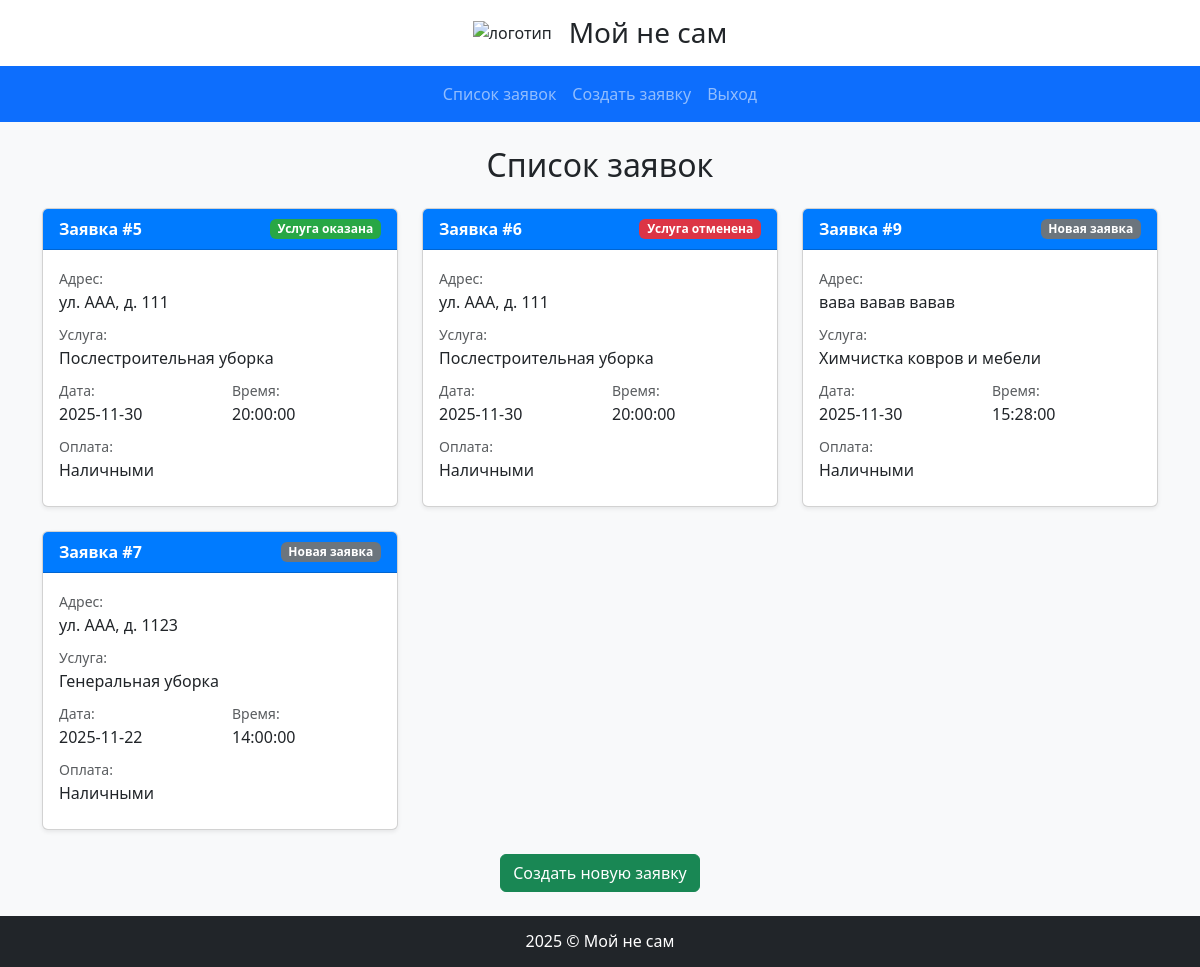
The app's page /Moy_Ne_Sam/zayavka.php (signed in) with its own data.
### tables this page shows
CREATE TABLE `service` (
  `id_service` int(1) NOT NULL,
  `address` text NOT NULL,
  `user_id` int(1) NOT NULL,
  `service_type_id` int(1) NOT NULL,
  `data` date NOT NULL,
  `time` time NOT NULL,
  `pay_type_id` int(1) NOT NULL,
  `status_id` int(1) NOT NULL,
  `reason_cancel` text DEFAULT NULL
);

CREATE TABLE `status` (
  `id_status` int(1) NOT NULL,
  `name_status` varchar(15) NOT NULL
);

CREATE TABLE `service_type` (
  `id_service_type` int(1) NOT NULL,
  `name_service` varchar(25) NOT NULL
);

CREATE TABLE `pay_type` (
  `id_pay_type` int(1) NOT NULL,
  `name_pay` varchar(16) NOT NULL
);

### Moy_Ne_Sam/zayavka.php (the view, shortened to what this page needs)
<?php
$pageTitle = 'Список заявок';
require_once "db/db.php";
$user_id = $_SESSION['user']['id_user'];
$query = "
    SELECT s.id_service, s.address, s.data, s.time, st.name_service, pt.name_pay, stat.name_status, stat.id_status
    FROM service s
    JOIN service_type st ON s.service_type_id = st.id_service_type
    JOIN pay_type pt ON s.pay_type_id = pt.id_pay_type
    JOIN status stat ON s.status_id = stat.id_status
    WHERE s.user_id = ?
    ORDER BY s.data DESC, s.time DESC
";
$stmt = mysqli_prepare($db, $query);
mysqli_stmt_bind_param($stmt, 'i', $user_id);
mysqli_stmt_execute($stmt);
$result = mysqli_stmt_get_result($stmt);
$zayavki = mysqli_fetch_all($result, MYSQLI_ASSOC);
?>
<?php if (empty($zayavki)): ?>
    <div class="alert alert-info">
        <p class="mb-3">У вас пока нет заявок.</p>
        <a href="create_zayavka.php" class="btn btn-primary">Создать первую заявку</a>
    </div>
<?php else: ?>
    <div class="row row-cols-1 row-cols-md-2 row-cols-lg-3 g-4 mb-4">
        <?php foreach ($zayavki as $z): ?>
            <?php
            $status_color = '';
            if ($z['id_status'] == 1) {
                $status_color = 'bg-secondary';
            } elseif ($z['id_status'] == 2) {
                $status_color = 'bg-success';
            } elseif ($z['id_status'] == 3) {
                $status_color = 'bg-danger';
            }
            ?>
            <div class="col">
                <div class="card h-100 shadow-sm">
                    <div class="card-header bg-primary text-white">
                        <div class="d-flex justify-content-between align-items-center">
                            <strong>Заявка #<?= htmlspecialchars($z['id_service']) ?></strong>
                            <span class="badge <?= $status_color ?>"><?= htmlspecialchars($z['name_status']) ?></span>
                        </div>
                    </div>
                    <div class="card-body">
                        <div class="mb-2">
                            <small class="text-muted">Адрес:</small>
                            <p class="mb-0"><?= htmlspecialchars($z['address']) ?></p>
                        </div>
                        <div class="mb-2">
                            <small class="text-muted">Услуга:</small>
                            <p class="mb-0"><?= htmlspecialchars($z['name_service']) ?></p>
                        </div>
                        <div class="row mb-2">
                            <div class="col-6">
                                <small class="text-muted">Дата:</small>
                                <p class="mb-0"><?= htmlspecialchars($z['data']) ?></p>
                            </div>
                            <div class="col-6">
                                <small class="text-muted">Время:</small>
                                <p class="mb-0"><?= htmlspecialchars($z['time']) ?></p>
                            </div>
                        </div>
                        <div class="mb-2">
                            <small class="text-muted">Оплата:</small>
                            <p class="mb-0"><?= htmlspecialchars($z['name_pay']) ?></p>
                        </div>
                    </div>
                </div>
            </div>
        <?php endforeach; ?>
    </div>
    <div class="text-center">
        <a href="create_zayavka.php" class="btn btn-success">Создать новую заявку</a>
    </div>
<?php endif; ?>
<?php
$pageContent = ob_get_clean();
require_once "struktura.php";
?>

### Moy_Ne_Sam/struktura.php (shortened to what this page needs)
<?php
$navLinks = [];
if (isset($_SESSION['user'])) {
    $user = $_SESSION['user'];
    $userTypeId = $user['user_type_id'] ?? null;
    if ($userTypeId == 2) {
        $navLinks = [
            ['href' => 'admin.php', 'text' => 'Панель администратора'],
        ];
    } else {
        $navLinks = [
            ['href' => 'zayavka.php', 'text' => 'Список заявок'],
            ['href' => 'create_zayavka.php', 'text' => 'Создать заявку'],
        ];
    }
    $navLinks[] = ['href' => 'logout.php', 'text' => 'Выход'];
} else {
    $navLinks = [
        ['href' => 'index.php', 'text' => 'Авторизация'],
        ['href' => 'registration.php', 'text' => 'Регистрация'],
    ];
}
?>
<!DOCTYPE html>
<html lang="ru">
<head>
    <link href="https://cdn.jsdelivr.net/npm/bootstrap@5.3.0-alpha1/dist/css/bootstrap.min.css" rel="stylesheet">
    <link rel='stylesheet' href='css/style.css'>
</head>
<body class="d-flex flex-column min-vh-100">
    <header class="bg-white shadow-sm">
        <div class="container">
            <div class="d-flex align-items-center justify-content-center py-3">
                <img src='images/logo.jpeg' alt='логотип' class="me-3" style="width: 80px; height: auto;">
                <h1 class="h3 mb-0">Мой не сам</h1>
            </div>
        </div>
    </header>
    <nav class="navbar navbar-expand-lg navbar-dark bg-primary">
        <div class="container">
            <div class="collapse navbar-collapse" id="navbarNav">
                <ul class="navbar-nav mx-auto">
                    <?php foreach ($navLinks as $link): ?>
                        <li class="nav-item">
                            <a class="nav-link" href="<?php echo htmlspecialchars($link['href']); ?>">
                                <?php echo htmlspecialchars($link['text']); ?>
                            </a>
                        </li>
                    <?php endforeach; ?>
                </ul>
            </div>
        </div>
    </nav>
    <main class="flex-grow-1 py-4">
        <div class="container">
            <h1 class="h2 mb-4 text-center"><?php echo $pageTitle;?></h1>
            <div class="content">
                <?php
                if (isset($pageContent) && !empty($pageContent)) {
                    echo $pageContent;
                }
                ?>
            </div>
        </div>
    </main>
    <footer class="bg-dark text-white py-3 mt-auto">
        <div class="container">
            <div class="row">
                <div class="col-12 text-center">
                    <h3 class="h6 mb-0">2025 &copy; Мой не сам</h3>
                </div>
            </div>
        </div>
    </footer>
</body>
</html>

### Moy_Ne_Sam/css/style.css (style rules this page uses)
.bg-secondary { background-color: #6c757d !important; }
.bg-success { background-color: #28a745 !important; }
.bg-danger { background-color: #dc3545 !important; }
body { background-color: #f8f9fa; }
.card-header.bg-primary { background-color: #007bff !important; }
.card { transition: transform 0.2s, box-shadow 0.2s; }
.navbar-nav .nav-link { padding: 0.5rem 1rem; }
.row-cols-lg-3 .card { min-height: 100%; }
footer { margin-top: auto; }
.shadow-sm { box-shadow: 0 .125rem .25rem rgba(0,0,0,.075) !important; }

### records on screen
service: id_service "5", status.name_status "Услуга оказана", address "ул. ААА, д. 111", service_type.name_service "Послестроительная уборка", data "2025-11-30", time "20:00:00", pay_type.name_pay "Наличными"
service: id_service "6", status.name_status "Услуга отменена", address "ул. ААА, д. 111", service_type.name_service "Послестроительная уборка", data "2025-11-30", time "20:00:00", pay_type.name_pay "Наличными"
service: id_service "9", status.name_status "Новая заявка", address "вава вавав вавав", service_type.name_service "Химчистка ковров и мебели", data "2025-11-30", time "15:28:00", pay_type.name_pay "Наличными"
service: id_service "7", status.name_status "Новая заявка", address "ул. ААА, д. 1123", service_type.name_service "Генеральная уборка", data "2025-11-22", time "14:00:00", pay_type.name_pay "Наличными"

### other values on screen
$link['text'] "Список заявок"
$link['text'] "Создать заявку"
$link['text'] "Выход"
$pageTitle "Список заявок"
